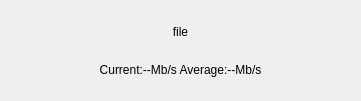
<?xml version="1.0" encoding="UTF-8"?>
<ui version="4.0">
 <class>MyDialog</class>
 <widget class="QDialog" name="MyDialog">
  <property name="geometry">
   <rect>
    <x>0</x>
    <y>0</y>
    <width>361</width>
    <height>101</height>
   </rect>
  </property>
  <property name="windowTitle">
   <string>--</string>
  </property>
  <widget class="QWidget" name="verticalLayoutWidget">
   <property name="geometry">
    <rect>
     <x>10</x>
     <y>10</y>
     <width>341</width>
     <height>81</height>
    </rect>
   </property>
   <layout class="QVBoxLayout" name="verticalLayout">
    <property name="leftMargin">
     <number>5</number>
    </property>
    <property name="topMargin">
     <number>5</number>
    </property>
    <property name="rightMargin">
     <number>5</number>
    </property>
    <property name="bottomMargin">
     <number>5</number>
    </property>
    <item>
     <widget class="QLabel" name="filename_label">
      <property name="text">
       <string>file</string>
      </property>
      <property name="alignment">
       <set>Qt::AlignCenter</set>
      </property>
     </widget>
    </item>
    <item>
     <widget class="QLabel" name="speed_label">
      <property name="text">
       <string>Current:--Mb/s Average:--Mb/s</string>
      </property>
      <property name="alignment">
       <set>Qt::AlignCenter</set>
      </property>
     </widget>
    </item>
   </layout>
  </widget>
 </widget>
 <resources/>
 <connections/>
</ui>
